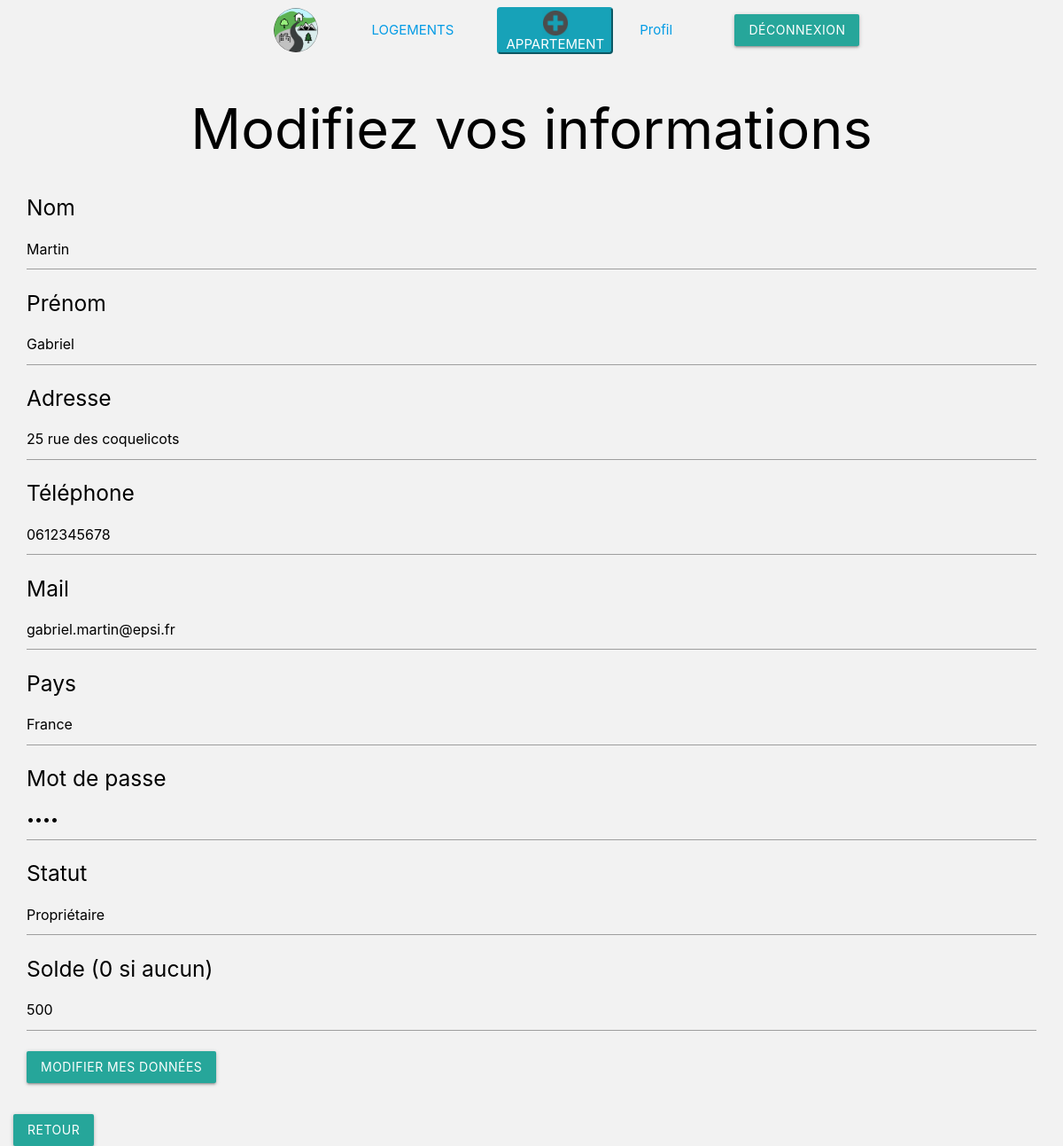
/controller/updateUser.php (signed in), run on the app's committed database.
### tables this page shows
CREATE TABLE IF NOT EXISTS `users` (
  `id` int(11) NOT NULL AUTO_INCREMENT,
  `nom` varchar(50) NOT NULL,
  `prenom` varchar(50) NOT NULL,
  `adress` varchar(50) NOT NULL,
  `phone` varchar(50) NOT NULL,
  `mail` varchar(50) NOT NULL,
  `pays` varchar(50) NOT NULL,
  `solde` varchar(50) NOT NULL,
  `password` varchar(50) NOT NULL,
  `isAdmin` tinyint(1) DEFAULT NULL,
  `isProprietaire` tinyint(1) NOT NULL,
  `lockedMoney` int(11) DEFAULT NULL,
  PRIMARY KEY (`id`)
);

### model/mainModel.php (called while the page is built, shortened)
<?php
function GetDataBase()
{
    $host = "localhost";
    $dbName = "lebonappart";
    $login = "root";
    $password = "";
    try {
        $bdd = new PDO('mysql:host=' . $host . ';dbname=' . $dbName . ';charset=utf8',
            $login, $password, array(PDO::ATTR_ERRMODE => PDO::ERRMODE_EXCEPTION));
    } catch (Exception $e) {
        $bdd = null;
        die('Erreur : ' . $e->getMessage());
    }
    return $bdd;
}
function GetUser($lIdUser)
{
    $lobjUser = null;
    $bdd = GetDataBase();
    if ($bdd) {
        $lstrQuery = "SELECT * FROM users WHERE id = :pid";
        $stmt = $bdd->prepare($lstrQuery);
        $stmt->bindParam(':pid', $lIdUser);
        $stmt->execute();
        $lobjUser = $stmt->fetch(PDO::FETCH_OBJ);
    }
    return $lobjUser;
}

### controller/updateUser.php (called while the page is built, shortened)
<?php
require_once("../model/mainModel.php");
$lintIdUser = $_SESSION['id'];
$lobjUser = GetUser($lintIdUser);
require_once("../view/updateUser.view.php");

### view/updateUser.view.php (the view, shortened to what this page needs)
<?php
include("../helper/header.php");
include("../helper/navbar.php");
if ($lobjUser) {
    ?>
    <h1 class="text-center"> Modifiez vos informations </h1>
    <div class="container-fluid">
        <div class="row">
            <div class="col-md-12">
                <form method="post" action="../controller/updateUserAdmin.php">
                    <div class="input-field">
                        <h5>Nom</h5>
                        <input required name="name" type="text" value="<?php echo($lobjUser->nom);?>">
                    </div>
                    <div class="input-field">
                        <h5>Prénom</h5>
                        <input required name="firstname" type="text" value="<?php echo($lobjUser->prenom);?>">
                    </div>
                    <div class="input-field">
                        <h5>Adresse</h5>
                        <input required name="adress" type="text" value="<?php echo($lobjUser->adress);?>">
                    </div>
                    <div class="input-field">
                        <h5>Téléphone</h5>
                        <input required name="phone" type="text" value="<?php echo($lobjUser->phone);?>">
                    </div>
                    <div class="input-field">
                        <h5>Mail</h5>
                        <input required name="mail" type="email" value="<?php echo($lobjUser->mail);?>">
                    </div>
                    <div class="input-field">
                        <h5>Pays</h5>
                        <input required name="country" type="text" value="<?php echo($lobjUser->pays);?>">
                    </div>
                    <div class="input-field">
                        <h5>Mot de passe</h5>
                        <input required name="password" type="password" value="<?php echo($lobjUser->password);?>">
                    </div>
                    <div class="input-field">
                        <h5>Statut</h5>
                        <input required name="type" type="text" value="<?php if($lobjUser->isProprietaire == 1){
                            echo ("Propriétaire");
                        }else{
                            echo("Locataire");
                        }?>">
                    </div>
                    <div class="input-field">
                        <h5>Solde (0 si aucun)</h5>
                        <input required name="solde" type="text" value="<?php echo($lobjUser->solde);?>">
                    </div>
                    <div class="input-field">
                        <input required name="submit" type="submit" value="Modifier mes données" class="btn submit waves-effect waves-light">
                    </div>
                </form>
            </div>
        </div>
        <button class="btn submit waves-effect waves-light"> <a href = "../view/profil.php" style="text-decoration: none; color: white" >Retour</a></button>
    </div>
<?php }

### assets/css/myStyle.css (style rules this page uses)
body { background-color: #F2F2F2!important; color: black!important; }

### data on the page
users: name "Martin", firstname "Gabriel", adress "25 rue des coquelicots", phone "0612345678", mail "gabriel.martin@epsi.fr", country "France", type "Propriétaire", solde "500"
